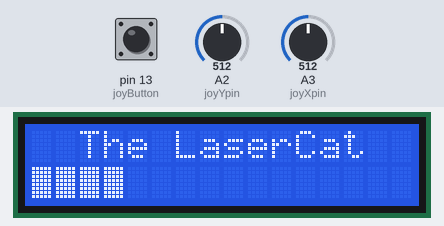
Bench run of a sketch on a simulated Arduino Uno, built with avr-gcc and run on an emulated ATmega328P. Parts: 16×2 character LCD. The test bench sets the inputs (shaded band); at power-on: A3 (joyXpin) = 512, pin 13 (joyButton) HIGH, A2 (joyYpin) = 512. What the sketch prints to the serial monitor is not drawn.

Above: at 1.2 s.
1.3 s: A3 (joyXpin) set to 742
At 4.22 s:
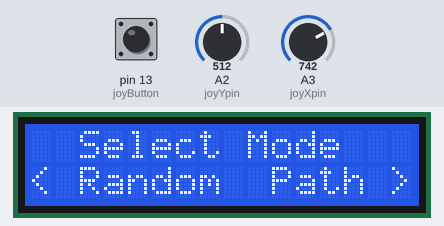
4.3 s: A3 (joyXpin) set to 760
At 4.7 s:
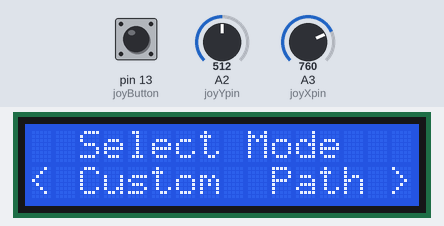
5.8 s: pin 13 (joyButton) pulled LOW for 0.15 s
At 6.7 s:
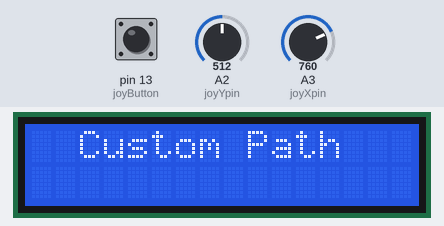
8.9 s: pin 13 (joyButton) pulled LOW for 3.2 s
Timing chart, 0 to 11.9 s (numbered marks = the images above; inputs shaded):
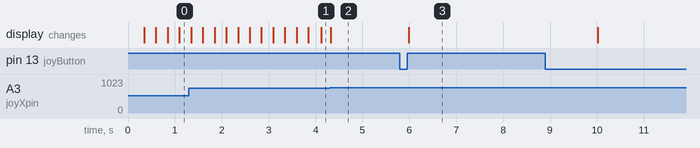

Measured:
- the behaviour switches between 750 and 751 on A3 (joyXpin) (found by bisection; images 1 and 2)
- after the input at 4.3 s, the display: changes at once (image 2)
- after the input at 5.8 s, the display: changes after 0.18 s (image 3)

The sketch:

PLCh_User_Interface_V3.ino
```cpp
#include <Wire.h>
#include <LiquidCrystal_I2C.h>
#include <AccelStepper.h>
#include <MultiStepper.h>

// Initialize the LCD
LiquidCrystal_I2C lcd(0x27, 16, 2);

// Joystick Definitions
const int joyButton = 13;  // Joystick button
const int joyXpin = A3;    // Joystick X axis
const int joyYpin = A2;    // Joystick Y axis

int xJoyVal = 0;
int yJoyVal = 0;
int buttonState = 0;

//Stepper motor pins
const int xDirPin = 2;
const int xStepPin = 3;
const int xSleepPin = 4;

const int yDirPin = 5;
const int yStepPin = 6;
const int ySleepPin = 7;

//Position
int xPosRange[2] = {-180, 180};
int yPosRange[2] = {-180, 180};
long xyPos[2] = {0,0}; //Stores the positions [x,y] for the two motors

AccelStepper xStepper(AccelStepper::DRIVER, xStepPin, xDirPin);
AccelStepper yStepper(AccelStepper::DRIVER, yStepPin, yDirPin);
MultiStepper bothSteppers;

// Menu Options
const String menuOptions[] = {
  "< Random  Path >",
  "<    Sleep     >",
  "<Set Boundaries>",
  "<   Schedule   >",
  "< Custom  Path >"
};
const int numOptions = sizeof(menuOptions) / sizeof(menuOptions[0]);
int currentOption = 0;

// States
const int DISPLAY_TITLE = 0;
const int SELECT_MODE = 1;
const int EXECUTE_MODE = 2;
const int LOW_POWER = 3;
int currentState = DISPLAY_TITLE;

// Current Mode
int selectedMode = -1;

// Timing Variables
unsigned long lastActivity = 0;
unsigned long titleStartTime = 0;
unsigned long progressStartTime = 0;

// Constants
const unsigned long INACTIVITY_TIMEOUT = 30000;  // 30 sec
const unsigned long PROGRESS_INTERVAL = 250;     // 250ms

// Flags
bool lcdOn = true;
int progressBarLength = 0;

// Debounce Variables
bool joystickBusy = false;
unsigned long lastDebounce = 0;
const unsigned long DEBOUNCE_DELAY = 200;

//Flag to ensure joystick returns to neutral before next input
bool joystickNeutral = true;

// Function Prototypes
void displayTitle();
void displayMenu();
void updateProgressBar();
String getJoystickDirection();
bool isButtonReleased();
void executeSelectedMode();
void returnToMenu();
void enterLowPowerMode();
void exitLowPowerMode();

// Mode Functions
bool randomPathMode();
bool sleepMode();
bool scheduleMode();
bool customPathMode();
bool setBoundaries();

void setup() {
  Serial.begin(9600);
  lcd.init();
  lcd.backlight();

  displayTitle();
  titleStartTime = millis();
  lastActivity = millis();
  progressStartTime = millis();

  //======Stepper and Joystick stuff
  xStepper.setMaxSpeed(1000);
  yStepper.setMaxSpeed(1000);

  bothSteppers.addStepper(xStepper);
  bothSteppers.addStepper(yStepper);

  digitalWrite(xSleepPin, HIGH);  //Active low: sleeps when set to low
  digitalWrite(ySleepPin, HIGH);

  pinMode(joyButton, INPUT_PULLUP);
}

void loop() {//Goes through the different operations the interface will do. Leave this alone for the most part.
  unsigned long currentMillis = millis();

  switch (currentState) {
    case DISPLAY_TITLE:
      // Update progress bar
      if (currentMillis - progressStartTime >= PROGRESS_INTERVAL && progressBarLength < 16) {
        updateProgressBar();
        progressStartTime = currentMillis;
      }
      // Check if title duration passed
      if (currentMillis - titleStartTime >= 4000) {
        currentState = SELECT_MODE;
        displayMenu();
        lastActivity = currentMillis;
      }
      break;

    case SELECT_MODE:
      // Check inactivity
      if (currentMillis - lastActivity >= INACTIVITY_TIMEOUT) {
        enterLowPowerMode();
      } else {
        // Handle joystick input
        String direction = getJoystickDirection();
        if (direction != "Neutral" && joystickNeutral) {  // Only process if neutral
          lastActivity = currentMillis;
          if (direction == "Left") {
            currentOption = (currentOption + 1) % numOptions;
            displayMenu();
            Serial.println("Joystick " + direction);
            joystickNeutral = false;  // Wait for joystick to return to neutral
          } else if (direction == "Right") {
            currentOption = (currentOption - 1 + numOptions) % numOptions;
            displayMenu();
            Serial.println("Joystick " + direction);
            joystickNeutral = false;  // Wait for joystick to return to neutral
          }
        }

        // Check button release
        if (isButtonReleased()) {
          selectedMode = currentOption;
          currentState = EXECUTE_MODE;
          lastActivity = currentMillis;
          Serial.println("Button Released");
          executeSelectedMode();
        }

        // Check if joystick has returned to neutral
        int x = analogRead(joyXpin);
        int y = analogRead(joyYpin);
        if (x >= 250 && x <= 750 && y >= 250 && y <= 750) {
          joystickNeutral = true;
        }
      }
      break;

    case EXECUTE_MODE:
      // Mode functions handle their own logic
      // Might not need this
      break;

    case LOW_POWER:
      // Wait for any input to wake up
      if (getJoystickDirection() != "Neutral" || isButtonReleased()) {
        exitLowPowerMode();
        currentState = SELECT_MODE;
        displayMenu();
        lastActivity = millis();
        Serial.println("Woke up from Low Power Mode");
      }
      break;
  }
}

// Function Definitions

void displayTitle() {
  lcd.clear();
  String title = "The LaserCat";
  int pos = (16 - title.length()) / 2;
  lcd.setCursor(pos, 0);
  lcd.print(title);

  // Initialize empty progress bar
  lcd.setCursor(0, 1);
  for (int i = 0; i < 16; i++) {
    lcd.print(" ");
  }

  progressBarLength = 0;
  Serial.println("Displaying Title");
}

void updateProgressBar() {
  if (progressBarLength < 16) {
    lcd.setCursor(progressBarLength, 1);
    lcd.write(byte(255));  // Full block
    progressBarLength++;
  }
}

void displayMenu() {
  lcd.clear();
  String header = "Select Mode";
  int pos = (16 - header.length()) / 2;
  lcd.setCursor(pos, 0);
  lcd.print(header);

  // Display current option
  lcd.setCursor(0, 1);
  lcd.print(menuOptions[currentOption]);//This is a cool way of doing it

  Serial.println("Displaying Menu: " + menuOptions[currentOption]);
}

String getJoystickDirection() {
  //Need to modify this with joystick Code from before
  String dir = "Neutral";
  int x = analogRead(joyXpin);
  int y = analogRead(joyYpin);

  // Thresholds (adjust as needed)
  if (!joystickBusy) {
    if (x < 250) {
      dir = "Left";
      joystickBusy = true;
      lastDebounce = millis();
    } else if (x > 750) {
      dir = "Right";
      joystickBusy = true;
      lastDebounce = millis();
    } else if (y < 250) {
      dir = "Up";
      joystickBusy = true;
      lastDebounce = millis();
    } else if (y > 750) {
      dir = "Down";
      joystickBusy = true;
      lastDebounce = millis();
    }
  } else {
    if (millis() - lastDebounce >= DEBOUNCE_DELAY) {
      joystickBusy = false;
    }
  }

  return dir;
}

//Detect button release
bool isButtonReleased() {
  static bool lastState = HIGH;
  bool buttonState = digitalRead(joyButton);
  if (buttonState == HIGH && lastState == LOW) {
    lastState = HIGH;
    return true;
  }
  lastState = buttonState;
  return false;
}

void executeSelectedMode() {
  Serial.println("Executing Mode: " + menuOptions[selectedMode]);
  lcd.clear();

  switch (selectedMode) {
    case 0:
      randomPathMode();
      break;
    case 1:
      sleepMode();
      break;
    case 2:
      setBoundaries();
      break;
    case 3:
      scheduleMode();
      break;
    case 4:
      customPathMode();
      break;
    default:
      Serial.println("Invalid Mode");
      returnToMenu();
      break;
  }
}

void returnToMenu() {
  currentState = SELECT_MODE;
  displayMenu();
  lastActivity = millis();
  Serial.println("Returned to Menu");
}

void enterLowPowerMode() {
  lcd.clear();
  lcd.noBacklight();
  lcdOn = false;
  currentState = LOW_POWER;
  Serial.println("Entered Low Power Mode");
}

void exitLowPowerMode() {
  lcd.backlight();
  lcdOn = true;
  Serial.println("Exited Low Power Mode");
}

// =========== MODE FUNCTION DEFINITIONS ============
//       +++++    EDIT FUNCTIONS HERE    +++++

bool randomPathMode() {
  // Caleb
  // Will generate a random path while moving the laser to the specified points
  // Will check if the user has set boundaries, notify them if they haven't
  // Check the cat's skill level
  // Will ask the user for a time limit they'd like to generate a random path for
  // Don't forget to sound the buzzer
  // Garfield
  //    Really slow, lots of pauses, keep it in a central area/come back to the same points lots
  // L2
  //    Point to point
  // L3
  //    Middle speed, continuous and curved path, with accelerations. Longer pauses
  // L4
  //    Really fast, L3 but faster pace, fewer/shorter stop length
  // Puss in Boots
  //    The most fast you could possibly imagine
  //    Generate squares, draw lines and shapes on the board
  // While generating the path, count down til done on the screen. Show the difficulty level
  // Press and hold the button to stop the path generation.

  lcd.clear();
  String modeName = "Random Path";
  int start = (16 - modeName.length()) / 2;
  lcd.setCursor(start, 0);
  lcd.print(modeName);

  // Clear the bottom line
  lcd.setCursor(0, 1);
  for (int i = 0; i < 16; i++) {
    lcd.print(" ");
  }

  delay(4000);
  returnToMenu();
}

bool scheduleMode() {
  // Jose
  // Ask the user how long they'd like to wait to schedule a random path
  // Then have the user select the time limit they'd like to use for the path. The path will run for this time length
  // Ask the user if they'd like the path to repeat, and how many times they would like it to repeat
  // Ask the user how skilled their cat is with askCatSkillLevel();
  // Talk to Caleb to figure out how to send over the cat skill level
  // Once scheduled, will sleep until it's time to run random path
  // Wake up the screen at this point, and sound the buzzer
  // Then run the random path with a call to randomPathMode();
  lcd.clear();
  String modeName = "Schedule";
  int start = (16 - modeName.length()) / 2;
  lcd.setCursor(start, 0);
  lcd.print(modeName);

  // Clear the bottom line
  lcd.setCursor(0, 1);
  for (int i = 0; i < 16; i++) {
    lcd.print(" ");
  }

  delay(4000);
  returnToMenu();
}

bool customPathMode() {
  // Emma and Hailey
  // Will give the user the ability to draw a random path with the joystick
  // Sound the buzzer and turn on the laser
  // Take the joystick's position and map it to the stepper positions (Caleb will try and make a function for that)
  // Will need to ask the user for some sort of responsiveness variable
  //    If they want the laser to move really fast, make the steppers more responsive to joystick movement
  // See if it's possible to save the path for future use

  lcd.clear();
  String modeName = "Custom Path";
  int start = (16 - modeName.length()) / 2;
  lcd.setCursor(start, 0);
  lcd.print(modeName);

  // Clear the bottom line
  lcd.setCursor(0, 1);
  for (int i = 0; i < 16; i++) {
    lcd.print(" ");
  }

  delay(4000);
  returnToMenu();
}

bool setBoundaries() {
  //____
  // Will use the joystick to set the top, bottom, left, and right boundaries to be used as limits
  //    when generating a random path
  // Will prompt the user to input the each of the four boundaries in turn. They'll move the laser
  //    to where they want it, then press the button.
  // Will need to have some sort of neutral zone in the center of the joystick's motion where the position won't change
  // Once each of the four points have been selected, output that the boundaries have been set.
  lcd.clear();
  String modeName = "Set Boundaries";
  int start = (16 - modeName.length()) / 2;
  lcd.setCursor(start, 0);
  lcd.print(modeName);

  // Clear the bottom line
  lcd.setCursor(0, 1);
  for (int i = 0; i < 16; i++) {
    lcd.print(" ");
  }

  delay(4000);
  returnToMenu();
}

//==========Functions called by the mode functions================
//----------LCD/Logic Functions-----------------
bool sleepMode() {
  // Implement sleep mode logic
  enterLowPowerMode();
  return false;
}

bool askCatSkillLevel(){
  //Will determine the skill level of the cat, prompting the user, from Garfield to Puss in Boots level
}

//----------Stepper Functions-----------------
bool homeSteppers(){
  //This will set the steppers to their home positions
}

void setPosToJoy(){
  //Feel free to use this, it's basically from the ME115 joystick code
  xJoyVal = analogRead(joyXpin);
  yJoyVal = analogRead(joyYpin);
  buttonState = digitalRead(joyButton);
  xyPos[0] = map(xJoyVal, 0, 1023, xPosRange[0], xPosRange[1]);
  xyPos[1] = map(yJoyVal, 0, 1023, yPosRange[0], yPosRange[1]);

  Serial.print("x: ");
  Serial.print(xyPos[0]);
  Serial.print(" | y: ");
  Serial.println(xyPos[1]);
}

//----------Other Funtions--------------
void soundBuzzer(){
  //____
}
```
